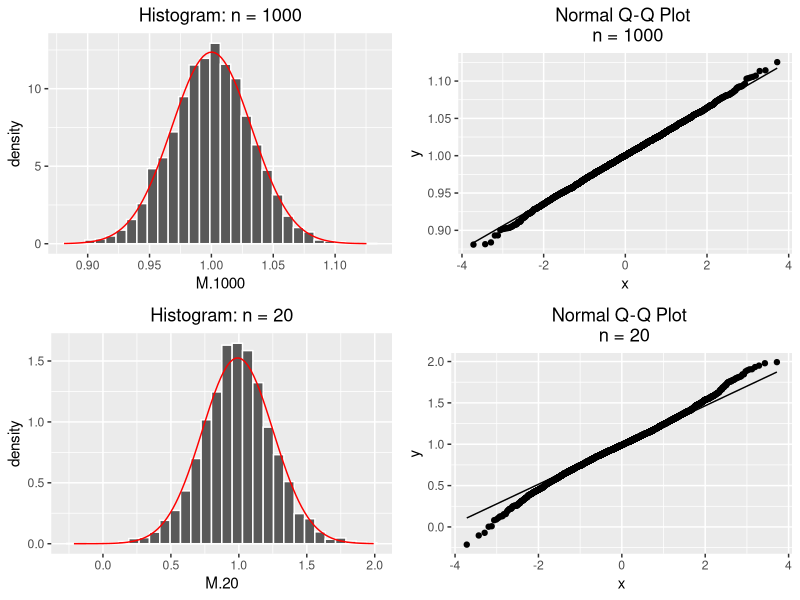

Write R code to recreate this figure.
set.seed(12547)
library("ggplot2")
library("rmutil") # contains the function rlaplace
library("gridExtra") #to plot multiple plots in one page

##(b)
#Generate n = 20 independent realisations of X with mean = 1 and sd = 1
x<- rlaplace(20, 1, 1)

#Determine the maximum likelihood estimator of mean based on this sample using R function quantile.
#In order to Experiment with the different 9 types of quantiles available on R, we use the vector MLx
#According to question (a), the maximum likelihood estimator for mean is the median of the sample x
ML.quantile.x<-rep(0,9)
for (i in 1:9){
  ML.quantile.x[i]<- quantile(x, 0.5, type = i) #ML.quantile.x stands for Maximum Likelihood for the sample x, using the quantiile function
}

#Another n = 1000 independent realisations of X with mean = 1 and sigma = 1
#and do the same estimations
y<-rlaplace(1000, 1, 1)

ML.quantile.y<-rep(0,9)
for (i in 1:9){
  ML.quantile.y[i]<- quantile(y, 0.5, type = i) #ML.quantile.y stands for Maximum Likelihood for the sample y using the quantiile function
}

##(c)
#Write a function that calculates the maximum likelihood estimator for a
#Laplace sample numerically using R function optimise.

Max.logL.num.x <- function(a){
  res<-a
  for(i in 1:length(res)){
    res[i]<- -sum(dlaplace(x, m = a[i], s = 1, log = T))
  }
  return(res)
}

optimize(Max.logL.num.x, interval = range(x))

#or
Max.logL.num.x <- function(a){
  -sum(dlaplace(x, m = a, s = 1, log = T))
}

optimize(Vectorize(Max.logL.num.x), interval = range(x))

#Generate n = 20 and n = 1000 independent realisations of X with mu = 1 and sigma = 1
z<-rlaplace(20, 1, 1)
y<-rlaplace(1000, 1, 1)
#Now we find the MLE of z, first with the previous function, then by using the quantile fucntion
Max.logL.num.z <- function(a){
  -sum(dlaplace(z, m = a, s = 1, log = T))
}
optimize(Max.logL.num.z, interval = range(z))

ML.quantile.z<-rep(0,9)
for (i in 1:9){
  ML.quantile.z[i]<- quantile(z, 0.5, type = i) #ML.quantile.z stands for Maximum Likelihood for the sample y using the quantiile function
}

#Then, we also find the MLE of y, first with the previous function, then by using the quantile fucntion
Max.logL.num.y <- function(a){
  -sum(dlaplace(y, m = a, s = 1, log = T))
}

optimize(Max.logL.num.y, interval = range(y))

ML.quantile.y<-rep(0,9)
for (i in 1:9){
  ML.quantile.y[i]<- quantile(y, 0.5, type = i) #ML.quantile.y stands for Maximum Likelihood for the sample y using the quantiile function
}


##(d)
#Let us now study the distribution of the maximum likelihood estimator.
M.20<-rep(0,5000)
for( i in 1:5000){
  z<-rlaplace(20, 1, 1)
  Max.logL.num.z <- function(a){
    -sum(dlaplace(z, m = a, s = 1, log = T))
  }
  a<- optimize(Max.logL.num.z, interval = range(z))
  M.20[i]<-a[[1]]
}

M.1000<-rep(0,5000)
for( i in 1:5000){
  y<-rlaplace(1000, 1, 1)
  Max.logL.num.y <- function(a){
    -sum(dlaplace(y, m = a, s = 1, log = T))
  }
  a<- optimize(Max.logL.num.y, interval = range(y))
  M.1000[i]<-a[[1]]
}

#
data.frame.1000<- as.data.frame(M.1000, stringsAsFactors=FALSE)
p1<-ggplot(data.frame.1000, aes(M.1000))+
  geom_histogram(aes(y = ..density..), color = 'white')+
  stat_function(fun = dnorm, args = list(mean = mean(data.frame.1000$M.1000), sd = sd(data.frame.1000$M.1000)), color = 'red')+
  ggtitle("Histogram: n = 1000")+
  theme(plot.title = element_text(hjust = 0.5)) #Title to the centre

p2<-ggplot(data.frame.1000, aes(sample = M.1000)) +
  stat_qq(distribution = stats::qnorm) +
  stat_qq_line()+
  ggtitle("Normal Q-Q Plot \n n = 1000")+
  theme(plot.title = element_text(hjust = 0.5)) #Title to the centre

#
data.frame.20<- as.data.frame(M.20, stringsAsFactors=FALSE)
p3<-ggplot(data.frame.20, aes(M.20))+
  geom_histogram(aes(y = ..density..), color = 'white')+
  stat_function(fun = dnorm, args = list(mean = mean(data.frame.20$M.20), sd = sd(data.frame.20$M.20)), color = 'red')+
  ggtitle("Histogram: n = 20")+
  theme(plot.title = element_text(hjust = 0.5)) #Title to the centre

p4<-ggplot(data.frame.20, aes(sample = M.20)) +
  stat_qq(distribution = stats::qnorm) +
  stat_qq_line()+
  ggtitle("Normal Q-Q Plot \n n = 20")+
  theme(plot.title = element_text(hjust = 0.5)) #Title to the centre

grid.arrange(p1, p2, p3, p4, nrow = 2)

#Mean and sd of both samples
Mean.sd.M.1000<-c(mean(M.1000), sd(M.1000))
Mean.sd.M.20<-c(mean(M.20), sd(M.20))
